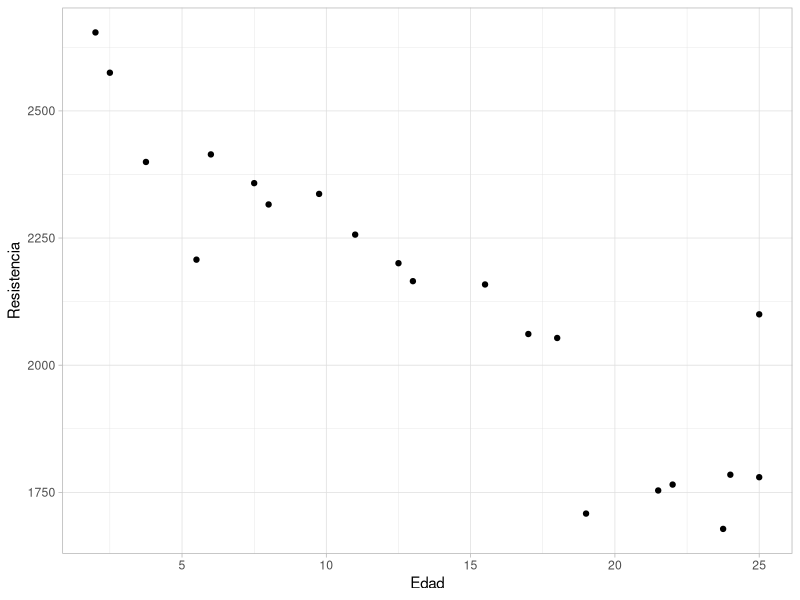
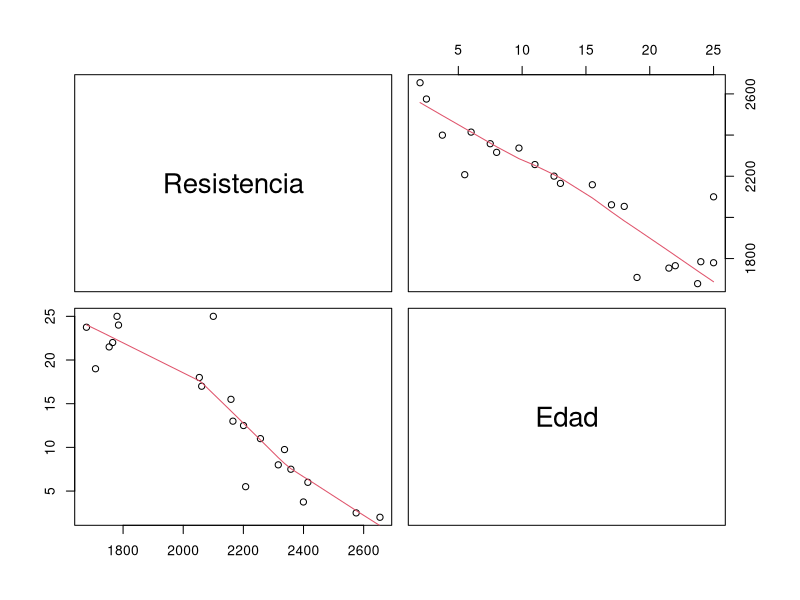
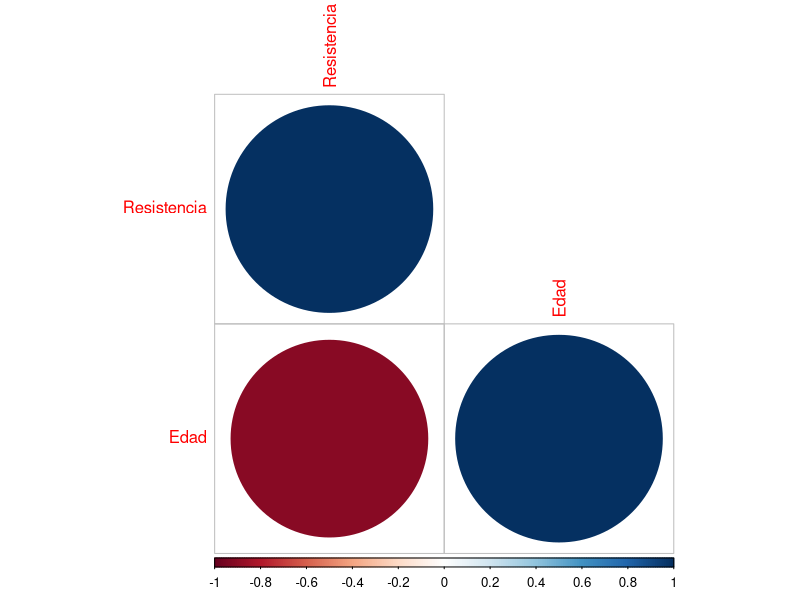
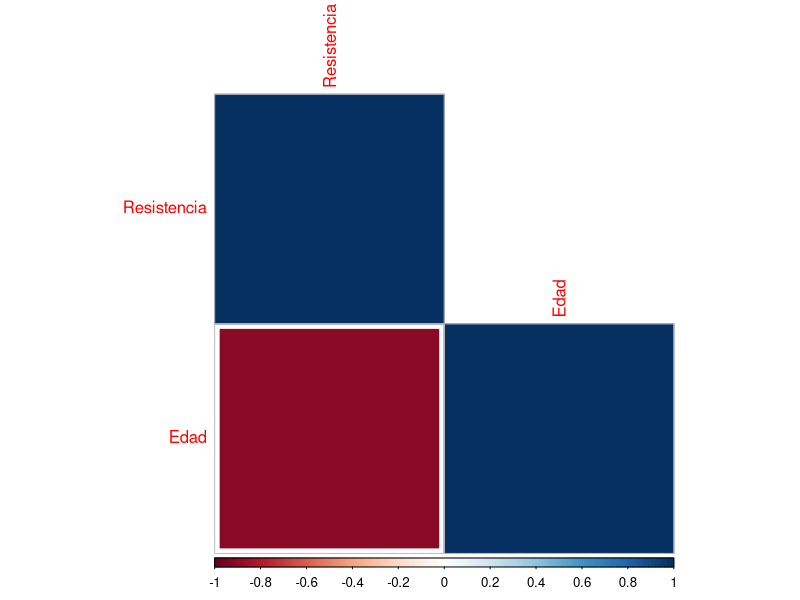
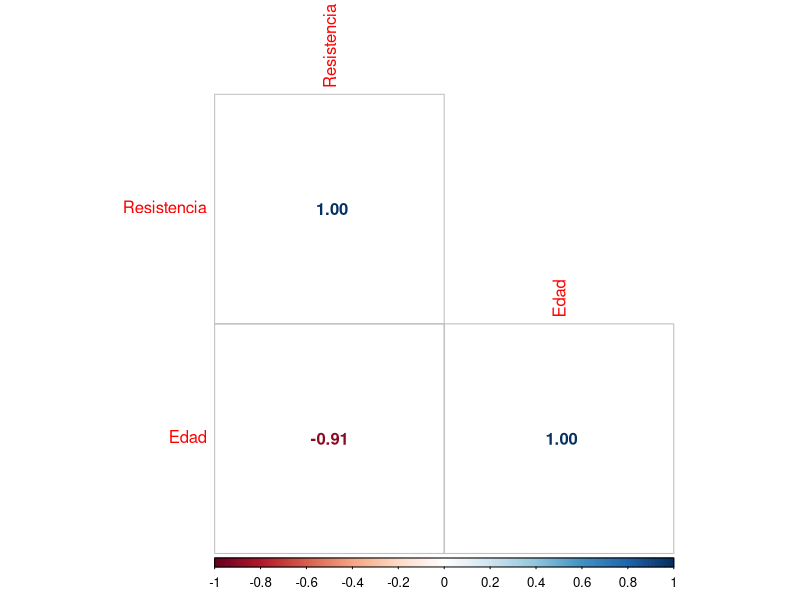
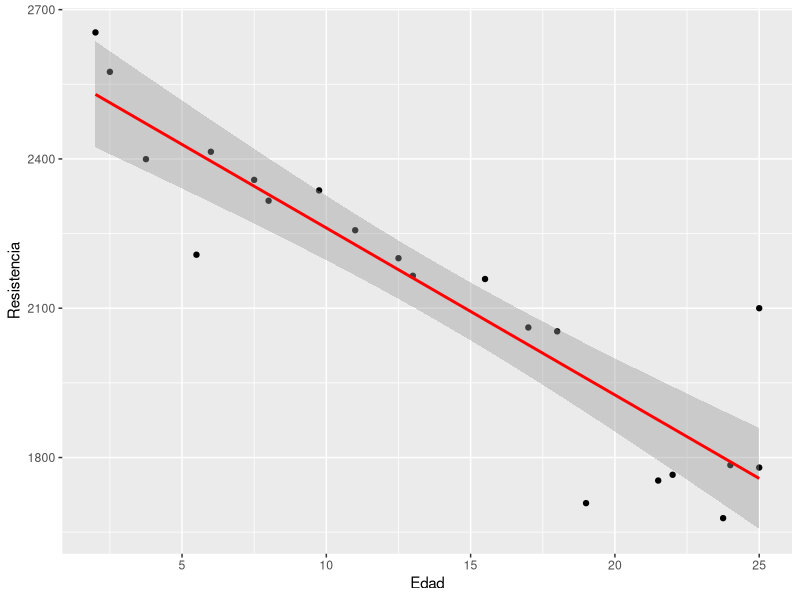
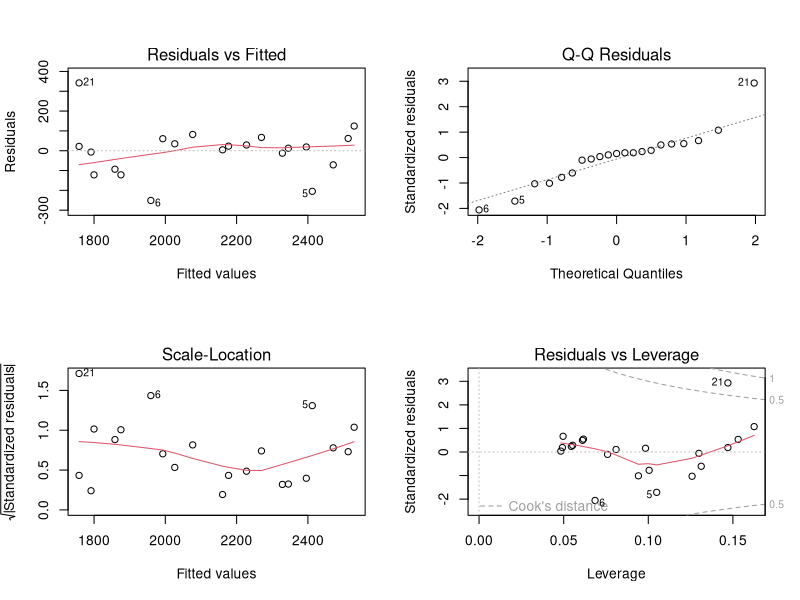
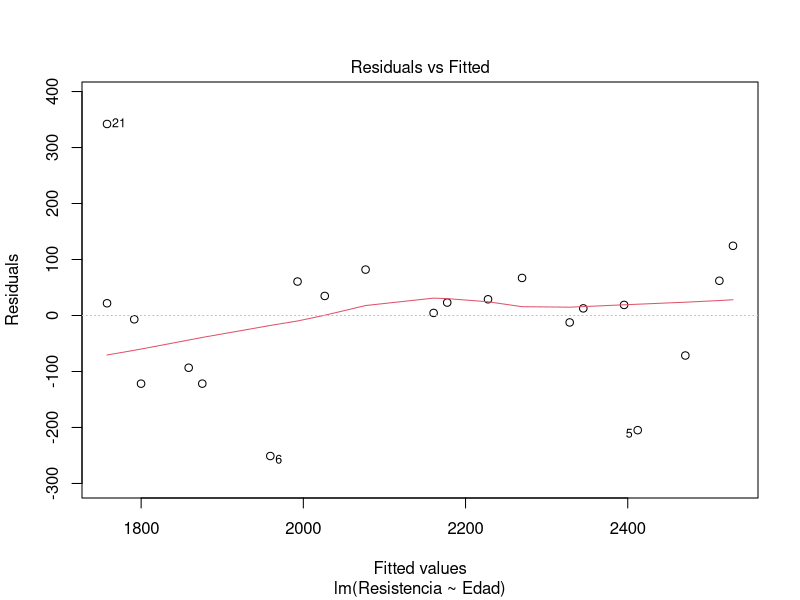

R code for these plots, in order:
setwd("d:/dev/Estadistica/clase 2024-07-08/")

datos<- readxl::read_excel("Datos.xlsx")
head(datos)
attach(datos)

# Se desea ajustar un modelo de regresión lineal simple para explicar la Resistencia de una 
# soldadura en función de la Edad de la soldadura.


           ########### CORRELACIÓN ###########
# Grado de asociación
# Diagrama de dispersión
library(ggplot2)
ggplot(datos, aes(x=Edad, y=Resistencia)) + 
  geom_point() + theme_light()

# Matriz de dispersión
library(GGally)
pairs(datos,upper.panel= panel.smooth, lower.panel = panel.smooth)  #lower.panel=NULL

correlacion <- cor(datos) #por defecto es pearson (method='pearson'), otros valores posibles son kendall y spearman.
# r = 1 -> perfecta asociación lineal
# r < 0 -> correlación negativa, si una aumenta la otra disminuye
print(correlacion)
# Matriz de correlacion
library(corrplot)
corrplot(correlacion, type="lower")
corrplot(correlacion, type="lower", method = "square")
corrplot(correlacion, type="lower", method = "number")

# A medida que aumenta la edad de la soldadura, la resistencia que ella ofrece disminuye.
# Este indicador nos muestra la asociación entre las variables pero no la causalidad.




           ########### Modelo de regresión lineal simple (MRLS) ###########
# El Análisis de Regresión se usa cuando se sabe que existe una relación lineal entre las variables.
#1. Especificación del modelo
#2. Estimación del modelo
#3. Inferencia
#4. Análisis de la varianza
#5. Coeficiente de determinación
#6. Análisis de supuestos: linealidad, homocedasticidad, independencia, normalidad


#1.Especificación del modelo 
# El modelo que se va a ajustar es: 
# Resistencia = B0 + B1 * Edad
# Supuestos: - los residuos distribuyen normal
#            - los residuos son independientes
#            - los residuos tienen varianza constante (Homocedasticidad)

#2. Estimación del modelo
# Para obtener las estimaciones de los parámetros del modelo anterior se usa el comando lm
mod <- lm(Resistencia ~ Edad, data=datos)
# Resistencia ~ Edad indica que Resistencia es la variable respuesta y que Edad es la variable explicativa
summary(mod)

# Resistencia = 2596.856 -33.556 * Edad

# - Por cada semana que envejezca la soldadura, se espera que la resistencia promedio disminuya en 33.556 psi.
# - Si la soldadura es nueva (Edad=0), se espera que la resistencia promedio sea de 2596.856 psi.

# Podemos obtener, si quisieramos , los IC para los parametros
confint(mod)

# Incluyamos la recta de regresión que representa el modelo ajustado anterior
ggplot(datos, aes(x=Edad, y=Resistencia)) + 
  geom_point() +
  geom_smooth(method='lm', formula=y~x, se=TRUE, col='red') 
# opción se=FALSE o TRUE, muestra el intervalo de confianza de la regresión.


#3. Inferencia (hipotesis para validar si la variable edad es significativa )
# H0: B1  = 0 
# H1: B1 ≠ 0
summary(mod)
# Estadístico T = -9.334 con valor p = 1.58e-08 < alpha=5%, 
#se rechazo H0, la variable Edad (X) sí explica Resistencia (Y) 


#4. Análisis de la varianza
# A cada coeficiente del modelo de Regresión Lineal Simple 
# se le puede asociar un test. 

# H0: No existe regresión 
# H1: existe regresión
anova <- aov(mod)
summary(mod)
summary(anova)
# valor p=1.58e-08 < alpha = 5%, se rechaza H0, existe regresión.
par(mfrow = c(2, 2))
plot(anova)
par(mfrow = c(1, 1))

# Residual vs Fitted: Deberia estar distribuidos aleatoriamente alrededor de
# la linea horizontal que representa un error residual de cero

# Normal Q-Q: deberia sugerir que los errores residuales se distribuyen
# normalmente.

# Scale-Location Muestra la raiz cuadrada de los residuos estandarizados,
# como una funcion de los valores ajustados. No deberia existir una
# tendencia clara en ese trama.

# Residual vs Leverage Las distancias mas grandes que 1 son sospechosos y
# sugieren la presencia de un valor atipico posible y su eliminacion podria
# tener efectos sobre la regresion.


#5. Coeficientes de determinación
# El coeficiente de determinación, es el cuadrado del coeficiente de correlación 
# de Pearson y
# mide la bondad del ajuste de la recta a los datos.
summary(mod)
# Multiple R-squared:  0.821,	Adjusted R-squared:  0.8115 
#Un R^2=82,1% de la variabilidad de Y (Resistencia) puede ser explicada por el modelo


#6.Análisis de supuestos
# Linealidad
plot(mod, 1)

# Normalidad
plot(mod, 2)
# H0: residuos son Normales
# H1: residuos no son Normales
ks.test(mod$residuals, "pnorm", mean(mod$residuals), sd(mod$residuals))
nortest::lillie.test(mod$residuals)
# p-value = 0.09597 > alpha = 5%, no se rechaza H0. Los residuos son normales
shapiro.test(mod$residuals)

# Homocedasticidad  
# H0: Homocedasticidad
# H1: Heterocedasticidad
lmtest::bptest(mod)
# p-value = 0.1723

# Independencia (en casos temporales)
# H0: No hay autocorrelacion
# H1: hay autocorrelacion
lmtest::dwtest(mod)
# p-value = 0.3061. Si hay independencia


########### Anomalías ########
library(car)
outlierTest(mod)
summary(influence.measures(mod))
# h0 es que no hay anomalia , h0 es hipotesis de no cambio

#Podemos sacar el datos número 21 y realizamos el modelo nuevamente.
datos2 <- datos[1:20,]
datos2 <- datos[-21, ]

mod2 <- lm(Resistencia ~ Edad, datos2)
summary(mod2)
# modelo 1: Resistencia = 2596.856 - 33.556 * Edad # con los 21 registros
# R-squared:  0.821
# modelo 2: Resistencia = 2627.822 - 37.154 * Edad # sin el registro 21
# R-squared:  0.9018 tiene mejor porcentaje aunque se debe invertigar si eliminar o no el registro

g_mod1<- ggplot(datos, aes(x=Edad, y=Resistencia)) + 
  geom_point() +
  geom_smooth(method='lm', formula=y~x, se=TRUE, col='darkblue') +
  labs(title = "Modelo 1")

g_mod2<- ggplot(datos2, aes(x=Edad, y=Resistencia)) + 
  geom_point() +
  geom_smooth(method='lm', formula=y~x, se=TRUE, col='darkblue') +
  labs(title = "Modelo 2")

library(gridExtra)
grid.arrange(g_mod1,g_mod2, ncol = 2)



           ########### Predicción ###########

#Podemos crear un diagrama de dispersión con los puntos originales, las estimaciones y los residuales. 
# Primero se debe agregar a los datos originales el vector con las estimaciones  

datos2$predicciones <- predict(mod2)

ggplot(datos2, aes(x=Edad, y=Resistencia)) +
  geom_smooth(method="lm", se=FALSE, color="lightgrey") +
  geom_segment(aes(xend=Edad, yend=predicciones), col='red', lty='dashed') +
  geom_point() +
  geom_point(aes(y=predicciones), col='red')

# los punto negros son los datos originales, los rojos son las estimaciones, 
# los residuales son las lineas de color rojo
